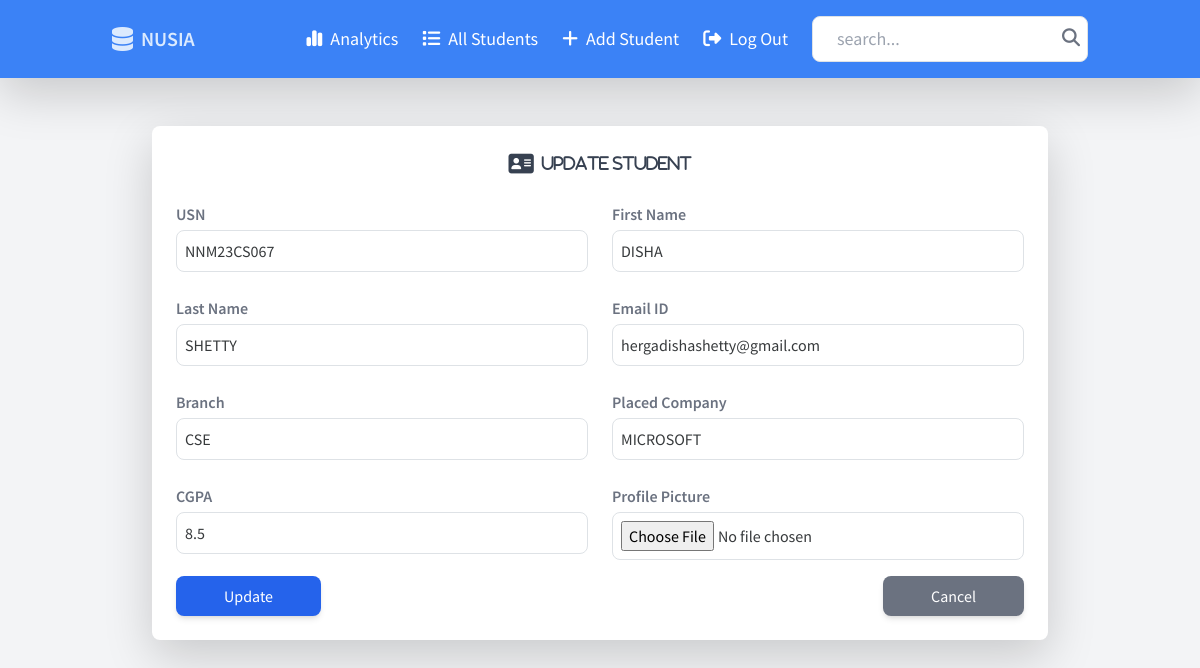
The page /update/9/ (signed in) on the database its author committed.
### info/models.py (models this page shows, shortened)
class Student(models.Model):
    usn = models.CharField(max_length=50, unique=True)
    first_name = models.CharField(max_length=50)
    last_name = models.CharField(max_length=50)
    email_id = models.EmailField(null=True , max_length=100)
    branch = models.CharField(max_length=50)
    placed_company = models.CharField(max_length=100)
    cgpa = models.FloatField()
    avatar = models.ImageField(upload_to="static/images",null=True, default="static/images/avatar.svg", blank=True)
    updated = models.DateTimeField(auto_now=True) # Takes time stamp every time a user submits or saves.
    created = models.DateTimeField(auto_now_add=True) #Takes time stamp when we first submit or save(created time).
    def save(self, *args, **kwargs):
        self.full_clean()
        if self.placed_company:
            self.placed_company = self.placed_company.strip().upper()
        if self.branch:
            self.branch = self.branch.strip().upper()
        super().save(*args, **kwargs)
    class Meta:
        ordering = ['-updated', '-created']

### info/views.py (the view)
# urls.py: path('update/<str:pk>/', views.update , name = 'update'),
@login_required(login_url='login')
def update(request , pk):
    if request.method == 'POST':
        student = Student.objects.get(id = pk)
        form = StudentForm(request.POST , request.FILES, instance=student)
        if form.is_valid():
            try:
                form.save()
                context= {'form': form,'student':student,
                          'success':True}
                return render(request, "info/update.html", context)
            except ValidationError as e:
                for field, error in e.message_dict.items():
                    form.add_error(field,error)
    else:
        student = Student.objects.get(id = pk)
        form = StudentForm(instance=student)
    context = {'form':form , "student":student}
    return render(request , 'info/update.html', context)

### info/templates/info/update.html (shortened to what this page needs)
{% extends "main.html" %} {% block content %}
<div class="flex flex-col items-center my-6 px-4">
  {% if success %}
  <div
    class="bg-green-100 border-l-4 border-green-500 text-green-700 p-4 w-full max-w-lg rounded-lg"
  >
    <p>Student Info Updated Successfully</p>
    <a
      href="{% url 'stud-profile' student.id %}"
      class="text-blue-600 font-semibold hover:underline"
      >Go to Profile</a
    >
  </div>
  {% else %}
  <div class="w-full max-w-4xl bg-white shadow-lg rounded-lg p-6 my-6">
    <div
      class="flex flex-col items-center text-center text-lg font-medium mb-4 text-gray-700"
    >
      <p>
        <i class="fa-solid fa-address-card fa-lg mr-2"></i
        ><span class="fa-solid fa-sm">Update Student</span>
      </p>
    </div>
    <form
      action=""
      method="POST"
      enctype="multipart/form-data"
      class="space-y-4"
    >
      <div class="grid grid-cols-1 sm:grid-cols-2 gap-4">
        {% for field in form %}
        <div class="flex flex-col">
          <label class="text-gray-500 font-semibold mb-1"
            >{{ field.label }}</label
          >
          {{ field }}
        </div>
        {% endfor %}
      </div>
      <div class="flex justify-between mt-6">
        <button
          type="submit"
          class="bg-blue-600 text-white px-5 py-2 rounded-lg shadow-md hover:bg-blue-700 transition"
        >
          Update
        </button>
        <a
          href="{% url 'home' %}"
          class="bg-gray-500 text-white px-5 py-2 rounded-lg shadow-md hover:bg-gray-600 transition"
        >
          Cancel
        </a>
      </div>
    </form>
  </div>
  {% endif %}
</div>
{% endblock content %}

### rows shown on the page
Student: form "NNM23CS067" "DISHA" "SHETTY" "hergadishashetty@gmail.com" "CSE" "MICROSOFT" "8.5"

### other values the page prints
{{ field.label }} "USN" "First Name" "Last Name" "Email ID" "Branch" "Placed Company" "CGPA" "Profile Picture"
